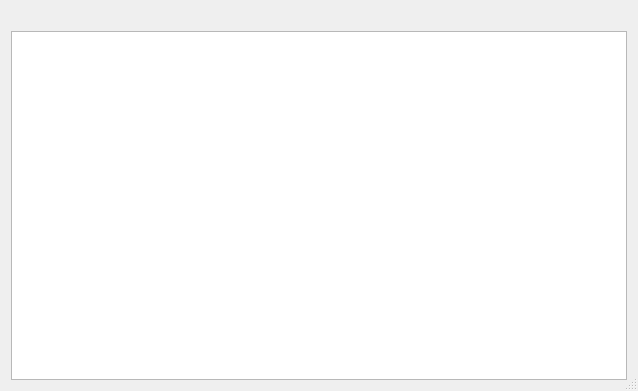
<?xml version="1.0" encoding="UTF-8"?>
<ui version="4.0">
 <class>StackTraceWindow</class>
 <widget class="QDialog" name="StackTraceWindow">
  <property name="geometry">
   <rect>
    <x>0</x>
    <y>0</y>
    <width>638</width>
    <height>391</height>
   </rect>
  </property>
  <property name="windowTitle">
   <string>Stack Trace</string>
  </property>
  <property name="sizeGripEnabled">
   <bool>true</bool>
  </property>
  <layout class="QVBoxLayout" name="verticalLayout_2">
   <item>
    <widget class="QLabel" name="label">
     <property name="text">
      <string/>
     </property>
     <property name="openExternalLinks">
      <bool>true</bool>
     </property>
    </widget>
   </item>
   <item>
    <widget class="QTextEdit" name="textEdit">
     <property name="lineWrapMode">
      <enum>QTextEdit::NoWrap</enum>
     </property>
     <property name="readOnly">
      <bool>true</bool>
     </property>
     <property name="acceptRichText">
      <bool>false</bool>
     </property>
    </widget>
   </item>
  </layout>
 </widget>
 <resources/>
 <connections/>
</ui>
